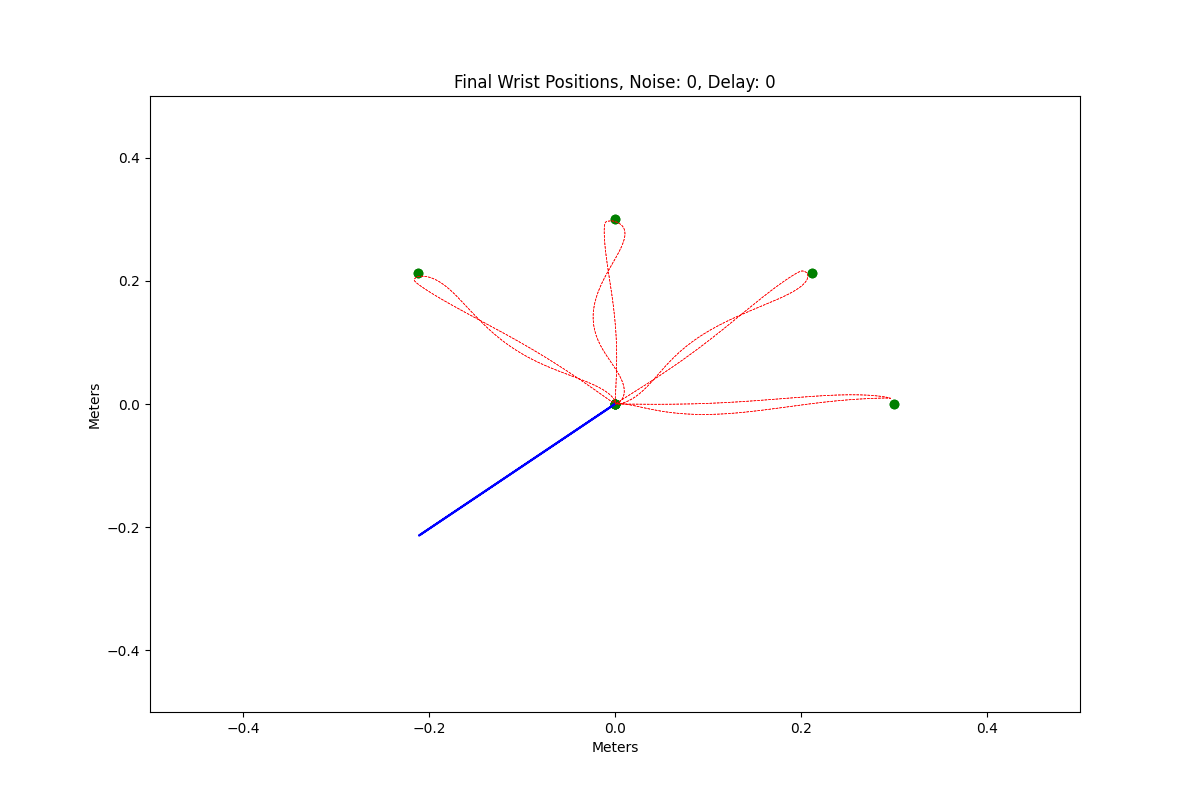
#> input picture src/week2/Exercises34752_week2/Exercises34752_week2/2.2/2.2Python_version/FWP_N0D0KP200.0KD11.png, 1200 x 800 px, given in place of the camera
$ python camera_tools.py
#> lines starting #> are read from the running program, lines starting #| are printed output that depends on the picture; after the words box and inside, x2 and y2 are one past the last pixel; in counts of white or black regions, pixels touching at a corner belong together
import cv2
import numpy as np
import time

def prepare_camera():
    return cv2.VideoCapture(0)

def capture_image(cam):
    ret, frame = cam.read()
#> frame is the input picture: shape (800, 1200, 3); mean B, G, R 253.1, 253, 253.3
    if not ret:
        raise IOError("Connection to camera failed. Maybe another program is using it?")
    return frame

def show_camera(cam, low_green=None, high_green=None):
    cv2.namedWindow("test")
    while True:
        frame = capture_image(cam)

        locate(frame, low_green, high_green)
        cv2.imshow("test", frame)

        k = cv2.waitKey(0) & 0xFF
        if k == 27: #ESC key
            break

    cam.release()
    cv2.destroyAllWindows()
    for i in range (1,5):
        cv2.waitKey(1)

def locate(img, low_green=None, high_green=None):
    LAB_frame = cv2.cvtColor(img, cv2.COLOR_BGR2LAB)
#> LAB_frame: shape (800, 1200, 3); mean of channels 0, 1, 2 253.2, 128.2, 128

    if low_green is None:
        low_green = np.array([15, 55, 115])
    if high_green is None:
        high_green = np.array([240, 115, 205])
    green_mask = cv2.inRange(LAB_frame, low_green, high_green)
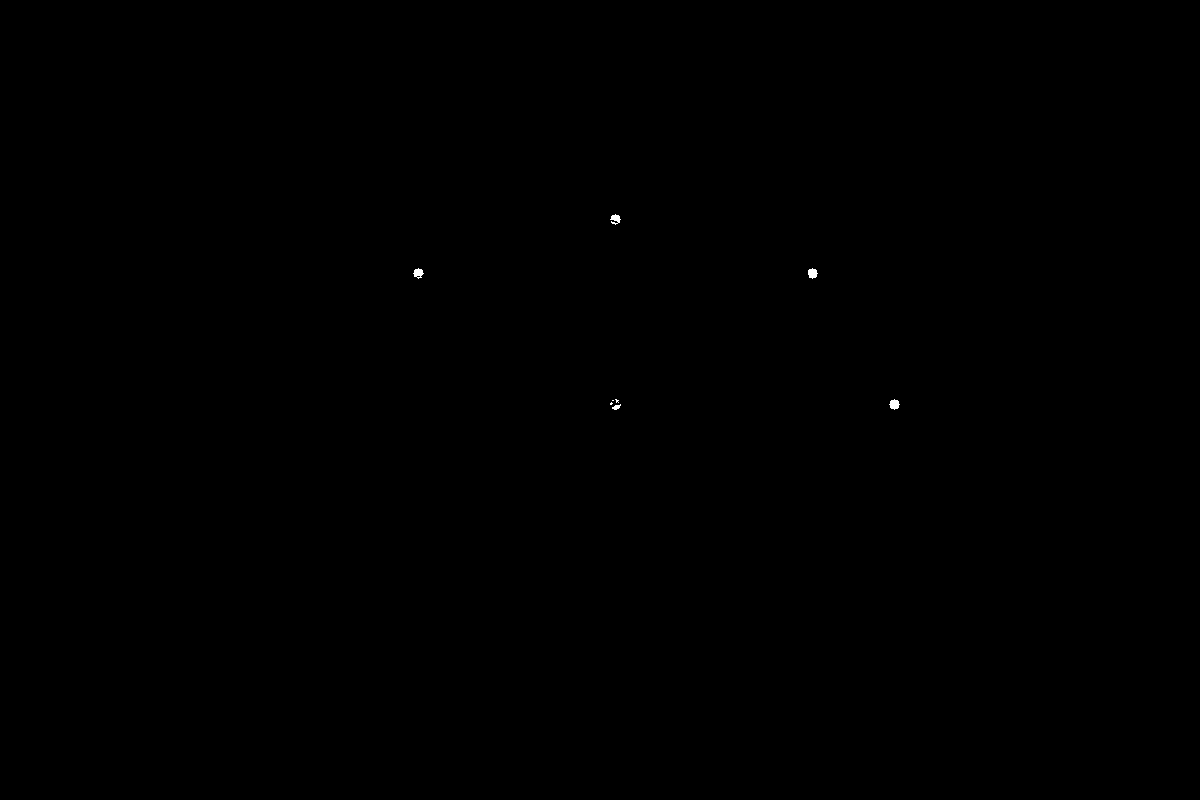
#> green_mask: shape (800, 1200); 0.04% white; 8 white regions (3 under 20 px)

    contours, hierarchy = cv2.findContours(green_mask, cv2.RETR_EXTERNAL, cv2.CHAIN_APPROX_SIMPLE)
#> contours = 8 contours, 3 with area under 20; largest, box (x1, y1, x2, y2) and area: (889, 399, 900, 410) 66, (808, 268, 818, 279) 63, (413, 268, 424, 279) 61, (610, 214, 621, 225) 48, (612, 404, 621, 410) 20

    if len(contours) != 0:
        c = max(contours, key = cv2.contourArea)
#> c = contour of 20 points, box (x1, y1, x2, y2) (889, 399, 900, 410), area 66

        x,y,w,h = cv2.boundingRect(c)
#> x = 889; y = 399; w = 11; h = 11

        # draw the contour (in green)
        cv2.rectangle(img,(x,y),(x+w,y+h),(0, 0,255),2)
#> img: shape (800, 1200, 3); 0.01% of pixels changed, all inside (x1, y1, x2, y2) = (888, 398, 902, 412)
        cv2.circle(img, (round(x+w/2), round(y+h/2)), 5, (0, 0, 255), -1)
#> img: shape (800, 1200, 3); mean B, G, R 253, 252.9, 253.3
    else:
        x = None
        y = None

    return x, y

def camera_loop(cam, low_green=None, high_green=None, wait_time=1.0):
    def wrap(func):
        class CoordinateStore:
            def __init__(self):
                self.point = None

            def select_point(self,event,x,y,flags,param):
                    if event == cv2.EVENT_LBUTTONDBLCLK:
                        self.point = [x,y]

        def wrapped_f(*args):
            # Instantiate class to store clicked point coordinate
            coordinateStore1 = CoordinateStore()

            cv2.namedWindow("image_capture")
            cv2.setMouseCallback('image_capture', coordinateStore1.select_point)

            # Variable to hold the last time the value was returned to
            last_return_time = time.time() - wait_time

            while True:
                frame = capture_image(cam)

                x, y = locate(frame, low_green, high_green)
#> x = 889; y = 399
                cv2.imshow("image_capture", frame)

                # Only run the function at a user-specified interval.
                if (time.time() - last_return_time) >= wait_time:
                    done = func(*args, x, y, coordinateStore1.point)
#> done = False
                    last_return_time += wait_time
                if done:
                    break

                k = cv2.waitKey(0) & 0xFF
#> (key Esc is pressed here)
                if k == 27: #ESC key
                    break

            cam.release()
            cv2.destroyAllWindows()
            for i in range (1,5):
                cv2.waitKey(1)

        return wrapped_f
    return wrap

if __name__ == '__main__':

    cam = prepare_camera()

    low_green = np.array([15, 56, 133])
    high_green = np.array([240, 98, 206])

    class TestClass:
        def __init__(self):
            self.i = 0

        @camera_loop(cam, low_green, high_green, 0.5)
        def go(self, x, y, clickpoint):
            print(self.i)
            if clickpoint is not None:
                print(clickpoint)
            if self.i > 1000:
                return True
            self.i += 1
            return False

    test = TestClass()
    test.go()
